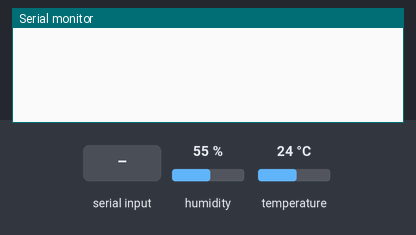
A sketch run on a simulated Arduino Uno, built with avr-gcc and run on an emulated ATmega328P. On the bench: the last lines printed to the serial monitor. The inputs (shaded band) are chosen by the test bench; at power-on: humidity 55 %, temperature 24 °C.

Above: at 1.2 s.
1.3 s: "v" received over the second serial link
At 1.9 s:
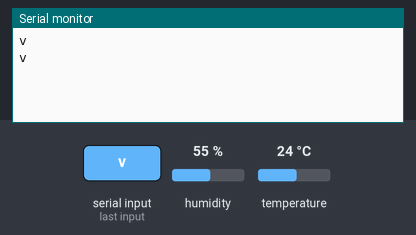
4.3 s: "1" received over the second serial link
At 5.9 s:
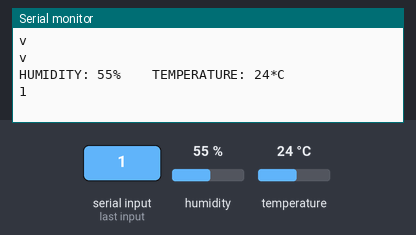
6.8 s: "v" received over the second serial link
At 9.8 s:
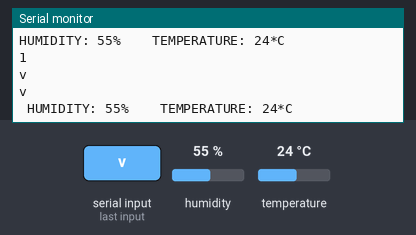

Measured:
- after the input at 1.3 s, the serial monitor: prints a new line at once (image 1)
- after the input at 4.3 s, the serial monitor: prints a new line after 1.1 s (image 2)
- after the input at 6.8 s, the serial monitor: prints a new line at once (image 3)

The sketch:

sketch7.ino
```cpp
#include <SoftwareSerial.h>
#include "DHT.h"

#define DHTPIN 12

#define DHTTYPE DHT11   // DHT 11

DHT dht(DHTPIN, DHTTYPE);

char inchar;

SoftwareSerial blue(7, 8);

String TextForSms ;
String humidity = " Humidity: %";
String temperature = "   Temperature";
String sign = " *C";

int powerb = 6;

void setup() {

   Serial.begin(9600);
  blue.begin(9600); // original 19200
    pinMode(powerb, OUTPUT);
  digitalWrite(powerb, HIGH);
   dht.begin();


}


void loop() {

if(blue.available() == 0);

  if(blue.available() >0)
  {

    inchar=blue.read();
  Serial.println(inchar);
    delay(20);
    if (inchar=='v')
    {
      delay(10);

   Serial.println(inchar);

  delay(2000);

  int h = dht.readHumidity();
  int t = dht.readTemperature();
  int f = dht.readTemperature(true);

  if (isnan(h) || isnan(t) || isnan(f)) {
    Serial.println("Failed to read from DHT sensor!");
    return;
  }

  int hi = dht.computeHeatIndex(f, h);


  TextForSms = TextForSms + "HUMIDITY: ";
  TextForSms.concat(h);
  TextForSms = TextForSms + "%    TEMPERATURE: ";
  TextForSms.concat(t);
  TextForSms = TextForSms + "*C";
   blue.print(TextForSms);
  Serial.println(TextForSms);
  delay(2000);
  TextForSms = " ";
    }

}
}
```
